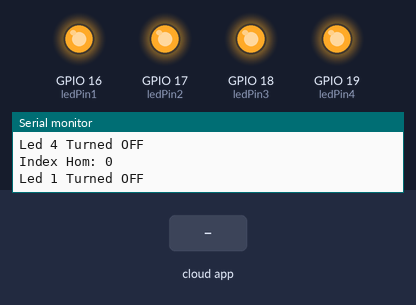
The sketch below on a simulated ESP32. Parts: output pins drawn as LEDs (lit = HIGH), the last lines printed to the serial monitor. The test bench sets the inputs (shaded band). WiFi joins after 1.5 s; servers stay silent unless stated; the Firebase database answers and starts empty.

Above: at 2.7 s.
2.8 s: the phone or cloud app sets hom to 1
At 3.6 s:
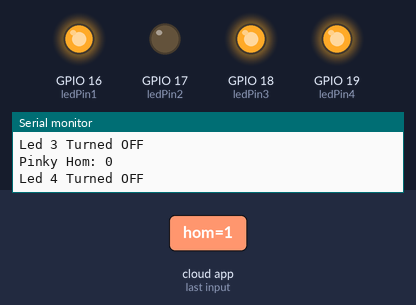
4.3 s: the phone or cloud app sets hom to 1
At 5.7 s:
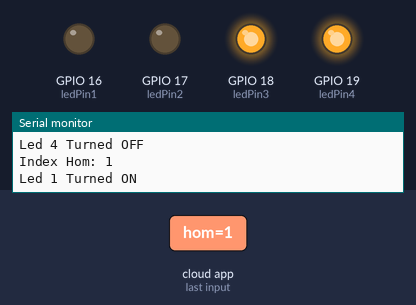
Timing chart, 0 to 7.3 s (numbered marks = the images above; inputs shaded):
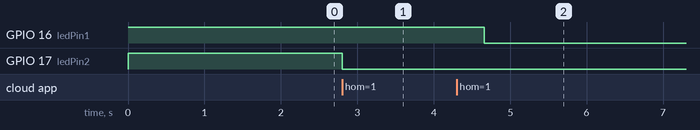

The sketch:

Home_automation.ino
```cpp
#include <WiFi.h>
#include <Firebase_ESP_Client.h>

/* 1. Define the WiFi credentials */
#define WIFI_SSID "Airtel_M-1102"
#define WIFI_PASSWORD "amc@m1102"

/* 2. Define the API Key */
#define API_KEY "AIzaSyA27lgwgBhByNuye_b5hVOZTeK7IjLLbis"

/* 3. Define the RTDB URL */
#define DATABASE_URL "https://saarthi-84622-default-rtdb.asia-southeast1.firebasedatabase.app/"

/* 4. Define the user Email and password that already registered or added in your project */
#define USER_EMAIL "naman.saarthi@gmail.com"
#define USER_PASSWORD "12345678"

// Define Firebase Data object
FirebaseData fbdo;

FirebaseAuth auth;
FirebaseConfig config;

unsigned long sendDataPrevMillis = 0;

const int ledPin1 = 16;
const int ledPin2 = 17;
const int ledPin3 = 18;
const int ledPin4 = 19;

void setup()
{
  pinMode(ledPin1, OUTPUT);
  pinMode(ledPin2, OUTPUT);
  pinMode(ledPin3, OUTPUT);
  pinMode(ledPin4, OUTPUT);
  digitalWrite(ledPin1, HIGH);
  digitalWrite(ledPin2, HIGH);
  digitalWrite(ledPin3, HIGH);
  digitalWrite(ledPin4, HIGH);

//  pinMode(PIR_SENSOR_PIN, INPUT); // Initialize PIR sensor pin as input

  Serial.begin(115200);
  WiFi.begin(WIFI_SSID, WIFI_PASSWORD);

  Serial.print("Connecting to Wi-Fi");
  while (WiFi.status() != WL_CONNECTED)
  {
    Serial.print(".");
    delay(300);
  }
  Serial.println();
  Serial.print("Connected with IP: ");
  Serial.println(WiFi.localIP());
  Serial.println();

  /* Assign the api key (required) */
  config.api_key = API_KEY;

  /* Assign the user sign in credentials */
  auth.user.email = USER_EMAIL;
  auth.user.password = USER_PASSWORD;

  /* Assign the RTDB URL (required) */
  config.database_url = DATABASE_URL;

  // Comment or pass false value when WiFi reconnection will control by your code or third party library e.g. WiFiManager
  Firebase.reconnectNetwork(true);

  // Since v4.4.x, BearSSL engine was used, the SSL buffer need to be set.
  // Large data transmission may require larger RX buffer, otherwise connection issue or data read time out can be occurred.
  fbdo.setBSSLBufferSize(4096 /* Rx buffer size in bytes from 512 - 16384 */, 1024 /* Tx buffer size in bytes from 512 - 16384 */);

  // Limit the size of response payload to be collected in FirebaseData
  fbdo.setResponseSize(2048);

  Firebase.begin(&config, &auth);

  Firebase.setDoubleDigits(5);

  config.timeout.serverResponse = 10 * 1000;
}


void loop()
{
  if (Firebase.ready() && (millis() - sendDataPrevMillis > 1000 || sendDataPrevMillis == 0))
  {
    sendDataPrevMillis = millis();

    // Handle /index/hom
    int indexHom = 0;
    if (Firebase.RTDB.getInt(&fbdo, "/gesture/index/hom", &indexHom))
    {
      Serial.print("Index Hom: ");
      Serial.println(indexHom);

      if (indexHom == 1)
      {
        Serial.println("Led 1 Turned ON");
        digitalWrite(ledPin1, LOW);
      }
      else if (indexHom == 0)
      {
        Serial.println("Led 1 Turned OFF");
        digitalWrite(ledPin1, HIGH);
      }
    }
    else
    {
      Serial.print("Failed to read /index/hom: ");
      Serial.println(fbdo.errorReason().c_str());
    }

    // Handle /middle/hom
    int middleHom = 0;
    if (Firebase.RTDB.getInt(&fbdo, "/gesture/middle/hom", &middleHom))
    {
      Serial.print("Middle Hom: ");
      Serial.println(middleHom);

      if (middleHom == 1)
      {
        Serial.println("Led 2 Turned ON");
        digitalWrite(ledPin2, LOW);
      }
      else if (middleHom == 0)
      {
        Serial.println("Led 2 Turned OFF");
        digitalWrite(ledPin2, HIGH);
      }
    }
    else
    {
      Serial.print("Failed to read /middle/hom: ");
      Serial.println(fbdo.errorReason().c_str());
    }

    // Handle /ring/hom
    int ringHom = 0;
    if (Firebase.RTDB.getInt(&fbdo, "/gesture/ring/hom", &ringHom))
    {
      Serial.print("Ring Hom: ");
      Serial.println(ringHom);

      if (ringHom == 1)
      {
        Serial.println("Led 3 Turned ON");
        digitalWrite(ledPin3, LOW);
      }
      else if (ringHom == 0)
      {
        Serial.println("Led 3 Turned OFF");
        digitalWrite(ledPin3, HIGH);
      }
    }
    else
    {
      Serial.print("Failed to read /ring/hom: ");
      Serial.println(fbdo.errorReason().c_str());
    }

    // Handle /pinky/hom
    int pinkyHom = 0;
    if (Firebase.RTDB.getInt(&fbdo, "/gesture/pinky/hom", &pinkyHom))
    {
      Serial.print("Pinky Hom: ");
      Serial.println(pinkyHom);

      if (pinkyHom == 1)
      {
        Serial.println("Led 4 Turned ON");
        digitalWrite(ledPin4, LOW);
      }
      else if (pinkyHom == 0)
      {
        Serial.println("Led 4 Turned OFF");
        digitalWrite(ledPin4, HIGH);
      }
    }
    else
    {
      Serial.print("Failed to read /pinky/hom: ");
      Serial.println(fbdo.errorReason().c_str());
    }
  }
}
```

Measured:
- after the input at 2.8 s, GPIO 17 (ledPin2): HIGH → LOW at once
- after the input at 4.3 s, GPIO 16 (ledPin1): HIGH → LOW after 0.36 s
